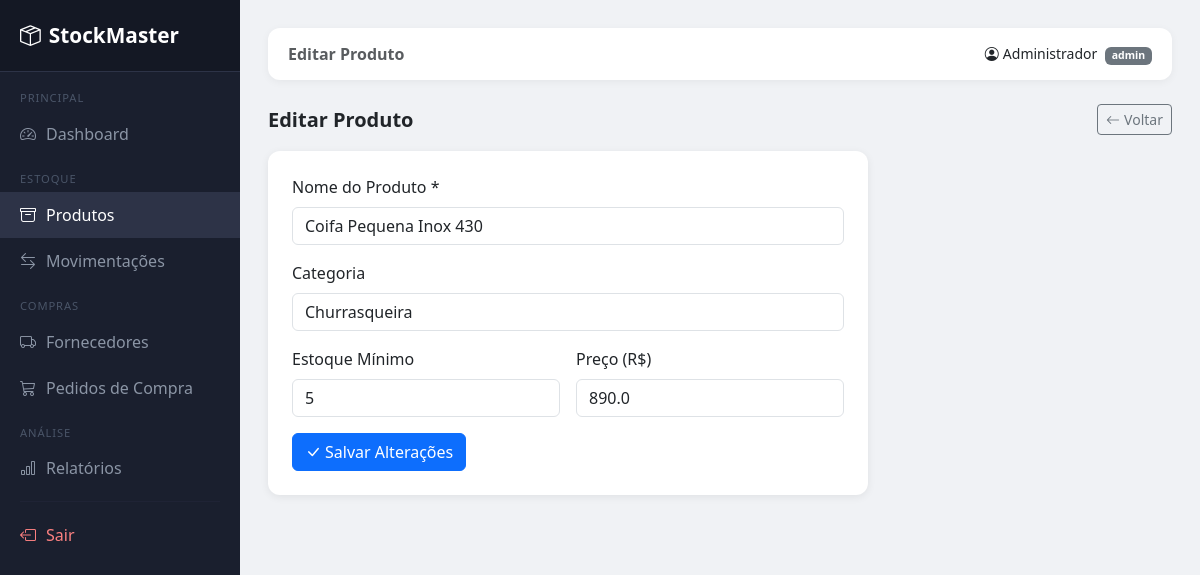
/produtos/editar/1 (signed in), run on an earlier commit of the app's database.
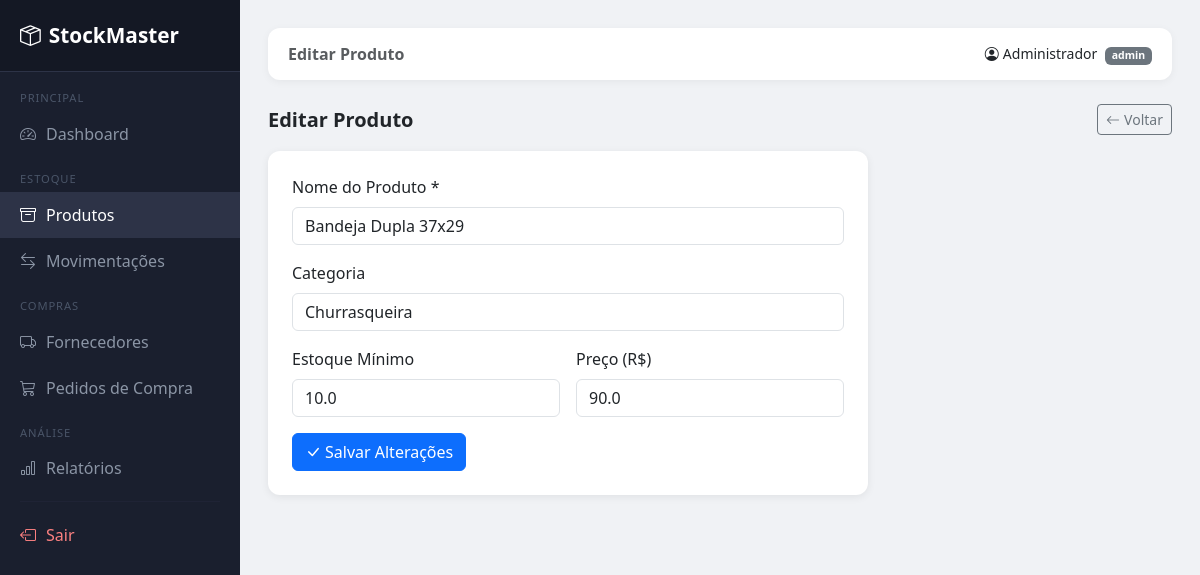
And on a later commit of the database.
### tables this page shows
CREATE TABLE produtos (
            id              INTEGER PRIMARY KEY AUTOINCREMENT,
            nome            TEXT NOT NULL,
            categoria       TEXT,
            descricao       TEXT,
            unidade         TEXT NOT NULL DEFAULT 'un',
            quantidade      REAL NOT NULL DEFAULT 0,
            estoque_minimo  REAL NOT NULL DEFAULT 5,
            preco           REAL DEFAULT 0.0,
            fornecedor_id   INTEGER,
            FOREIGN KEY (fornecedor_id) REFERENCES fornecedores(id)
        );

### routes/produtos.py (the view, shortened to what this page needs)
@produtos_bp.route("/editar/<int:id>", methods=["GET", "POST"])
@login_required
def editar(id):
    conn = get_connection()
    produto = conn.execute("SELECT * FROM produtos WHERE id = ?", (id,)).fetchone()
    conn.close()
    return render_template("produtos/form.html", produto=produto)

### app.py (called while the page is built)
@login_manager.user_loader
def load_user(user_id):
    conn = get_connection()
    user = conn.execute("SELECT * FROM usuarios WHERE id = ?", (user_id,)).fetchone()
    conn.close()
    if user:
        return User(user["id"], user["nome"], user["email"], user["perfil"])
    return None

### database.py (called while the page is built)
def get_connection():
    conn = sqlite3.connect(DB_PATH, check_same_thread=False)
    conn.execute("PRAGMA foreign_keys = ON")
    conn.row_factory = sqlite3.Row
    return conn

### templates/produtos/form.html (shortened to what this page needs)
{% extends "base.html" %}
{% block page_title %}{{ 'Editar' if produto else 'Novo' }} Produto{% endblock %}
{% block content %}
<div class="d-flex justify-content-between align-items-center mb-3">
  <h5 class="fw-bold mb-0">{{ 'Editar Produto' if produto else 'Cadastrar Produto' }}</h5>
  <a href="/produtos/" class="btn btn-outline-secondary btn-sm">
    <i class="bi bi-arrow-left me-1"></i>Voltar
  </a>
</div>
<div class="card p-4" style="max-width:600px;">
  <form method="POST">
    <div class="mb-3">
      <label class="form-label">Nome do Produto *</label>
      <input type="text" name="nome" class="form-control"
             value="{{ produto.nome if produto else '' }}" required>
    </div>
    <div class="mb-3">
      <label class="form-label">Categoria</label>
      <input type="text" name="categoria" class="form-control"
             value="{{ produto.categoria if produto else '' }}"
             placeholder="Ex: Eletrônicos, Ferramentas...">
    </div>
    <div class="row g-3 mb-3">
      <div class="col">
        <label class="form-label">Estoque Mínimo</label>
        <input type="number" name="estoque_minimo" class="form-control"
               value="{{ produto.estoque_minimo if produto else 5 }}" min="0" required>
      </div>
      <div class="col">
        <label class="form-label">Preço (R$)</label>
        <input type="number" name="preco" class="form-control" step="0.01"
               value="{{ produto.preco if produto else '0.00' }}" min="0" required>
      </div>
    </div>
    <button type="submit" class="btn btn-primary">
      <i class="bi bi-check-lg me-1"></i>{{ 'Salvar Alterações' if produto else 'Cadastrar' }}
    </button>
  </form>
</div>
{% endblock %}

What changed in the data, as far as the page shows it:
changed produtos "Churrasqueira": nome "Coifa Pequena Inox 430" → "Bandeja Dupla 37x29"; estoque_minimo "5" → "10.0"; preco "890.0" → "90.0"
